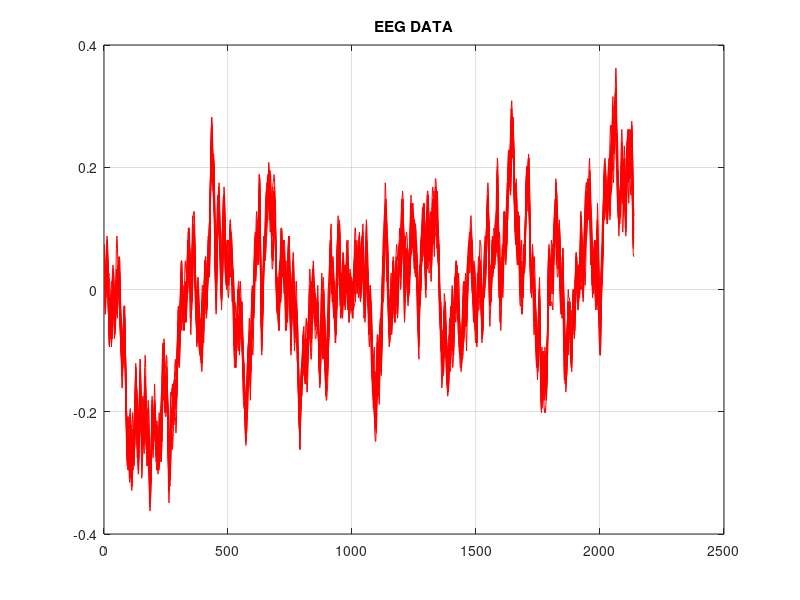
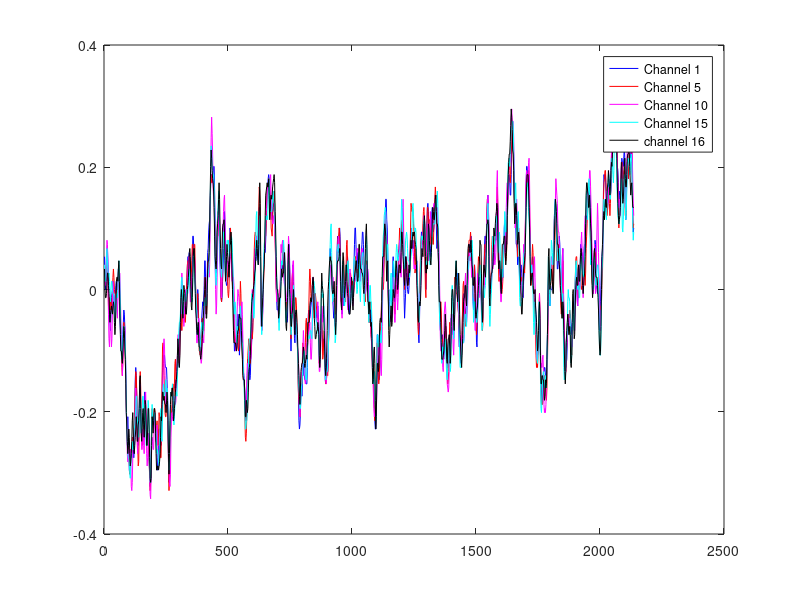
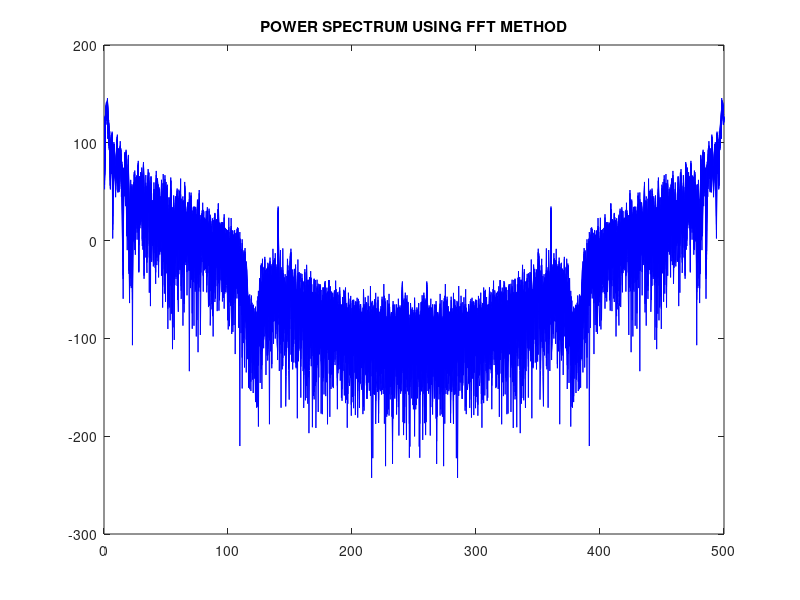

The MATLAB script that drew these images, in order: (Note: this script raises an error after producing the figures.)
%part-1
clc
clear all
close all
load EEG1_1c31;% loading data
Ts=2;% sampling period
Fs=500;%sampling frequency
[N,nu]=size(data);%obtain size of data
t=(1:N)*Ts;%generates time vector
h=figure
plot(t,data,'r');% plot of 16 channels together
title('EEG DATA')
grid on
h1=figure
plot(t,data(:,1), 'b-')
figure(h1);hold on
plot(t,data(:,5),  'r-')
figure(h1);hold on
plot(t,data(:,10), 'm-')
figure(h1);hold on
plot(t,data(:,15), 'c-')
figure(h1);hold on
plot(t,data(:,16), 'k-')
legend('Channel 1', 'Channel 5', 'Channel 10', 'Channel 15','channel 16');

% part-2
y=fft(data);% fft of data
ps1=abs(y).^2;% power spectrum using fft
freq=(1:N)*Fs/N;%frequency vector
h2=figure
plot(freq,20*log(ps1),'b')
title('POWER SPECTRUM USING FFT METHOD')
[ps2,freq]=pwelch(data,chebwin(128,100),[],N,Fs);% plotting half of the power spectrum with 50% overlap and chebwin window of length 128
h3=figure 
plot(freq,10*log10(ps2),'r')
title('POWER SPECTRUM USING PWELCH METHOD')


% part-5
%SPECTROGRAM of channel 1
[S1,F,T] = spectrogram(data(:,1),chebwin(128,100),0,Fs);
S1=abs(S1);
h5=figure;
mesh(T,F,S1);
xlabel('Time (sec)','FontSize',14);
ylabel('Frequency (Hz)','FontSize',14);
zlabel('S1','FontSize',14);
h6=figure;
contour(T,F,S1);
xlabel('Time (sec)');
ylabel('Frequency (Hz)');
title('channel 1');


% spectrogram of channel 10
[S10,F,T] = spectrogram(data(:,10),chebwin(128,100),0,Fs);
S10=abs(S10);
h7=figure;
mesh(T,F,S10);
xlabel('Time (sec)','FontSize',14);
ylabel('Frequency (Hz)','FontSize',14);
zlabel('S10','FontSize',14);
h8=figure;
contour(T,F,S10);
xlabel('Time (sec)');
ylabel('Frequency (Hz)');
title('channel 10');


% part -3

% NOTE: filters designed using FDA tool box
% because of zero padding more points are observed
%DELTA

Fs = 500;  % Sampling Frequency
Fpass = 0;               % Passband Frequency
Fstop = 4;               % Stopband Frequency
Dpass = 0.057501127785;  % Passband Ripple
Dstop = 0.0001;          % Stopband Attenuation
dens  = 20;              % Density Factor
% Calculate the order from the parameters using FIRPMORD.
[N, Fo, Ao, W] = firpmord([Fpass, Fstop]/(Fs/2), [1 0], [Dpass, Dstop]);
% Calculate the coefficients using the FIRPM function.
b1 = firpm(N, Fo, Ao, W, {dens});
Hd1 = dfilt.dffir(b1);
x1=filter(Hd1,data);
h9=figure
plot(t,x1,'r')
title('waveform for DELTA band')
%frequency spectrum of DELTA
L=10;
Fs=500;
NFFT = 2^nextpow2(L); % Next power of 2 from length of x1
Y1 = fft(x1,NFFT)/L;
f = Fs/2*linspace(0,1,NFFT/2);
% Plot single-sided amplitude spectrum
h10=figure
plot(f,2*abs(Y1(1:NFFT/2))) 
title('Single-Sided Amplitude Spectrum of DELTA x1(t)')
xlabel('Frequency (Hz)')
ylabel('|Y1(f)|')




%THETA- BAND PASS FILTER (4-7)

Fs = 500;  % Sampling Frequency
Fstop1 = 3.5;             % First Stopband Frequency
Fpass1 = 4;               % First Passband Frequency
Fpass2 = 7;               % Second Passband Frequency
Fstop2 = 7.5;             % Second Stopband Frequency
Dstop1 = 0.001;           % First Stopband Attenuation
Dpass  = 0.057501127785;  % Passband Ripple
Dstop2 = 0.0001;          % Second Stopband Attenuation
dens   = 20;              % Density Factor

% Calculate the order from the parameters using FIRPMORD.
[N, Fo, Ao, W] = firpmord([Fstop1 Fpass1 Fpass2 Fstop2]/(Fs/2), [0 1 ...
                          0], [Dstop1 Dpass Dstop2]);
% Calculate the coefficients using the FIRPM function.
b2 = firpm(N, Fo, Ao, W, {dens});
Hd2 = dfilt.dffir(b2);
x2=filter(Hd2,data);
h11=figure
plot(t,x2,'r')
title('waveform for THETA band')
%FREQUENCY SPECTRUM OF THETA 
L=10;
Fs=500;
NFFT = 2^nextpow2(L); % Next power of 2 from length of x2
Y2 = fft(x2,NFFT)/L;
f = Fs/2*linspace(0,1,NFFT/2);
% Plot single-sided amplitude spectrum THETA 
h12=figure
plot(f,2*abs(Y2(1:NFFT/2))) 
title('Single-Sided Amplitude Spectrum of THETA x2(t)')
xlabel('Frequency (Hz)')
ylabel('|Y2(f)|')



%ALPHA BAND PASS FILTER (8-12)

Fs = 500;  % Sampling Frequency
Fstop1 = 7.5;             % First Stopband Frequency
Fpass1 = 8;               % First Passband Frequency
Fpass2 = 12;              % Second Passband Frequency
Fstop2 = 12.5;            % Second Stopband Frequency
Dstop1 = 0.0001;          % First Stopband Attenuation
Dpass  = 0.057501127785;  % Passband Ripple
Dstop2 = 0.0001;          % Second Stopband Attenuation
dens   = 20;              % Density Factor

% Calculate the order from the parameters using FIRPMORD.
[N, Fo, Ao, W] = firpmord([Fstop1 Fpass1 Fpass2 Fstop2]/(Fs/2), [0 1 ...
                          0], [Dstop1 Dpass Dstop2]);
% Calculate the coefficients using the FIRPM function.
b3  = firpm(N, Fo, Ao, W, {dens});
Hd3 = dfilt.dffir(b3);
x3=filter(Hd3,data);
h13=figure
plot(t,x3,'r')
title('waveform for ALPHA band')
%FREQUENCY SPECTRUM OF ALPHA BAND
L=10;
Fs=500;
NFFT = 2^nextpow2(L); % Next power of 2 from length of x3
Y3 = fft(x3,NFFT)/L;
f = Fs/2*linspace(0,1,NFFT/2);
% Plot single-sided amplitude spectrum ALPHA
h14=figure
plot(f,2*abs(Y3(1:NFFT/2))) 
title('Single-Sided Amplitude Spectrum of ALPHA x3(t)')
xlabel('Frequency (Hz)')
ylabel('|Y3(f)|')


%BETA  BAND PASS FILTER (12-30)

Fs = 500;  % Sampling Frequency

Fstop1 = 11.5;            % First Stopband Frequency
Fpass1 = 12;              % First Passband Frequency
Fpass2 = 30;              % Second Passband Frequency
Fstop2 = 30.5;            % Second Stopband Frequency
Dstop1 = 0.0001;          % First Stopband Attenuation
Dpass  = 0.057501127785;  % Passband Ripple
Dstop2 = 0.0001;          % Second Stopband Attenuation
dens   = 20;              % Density Factor

% Calculate the order from the parameters using FIRPMORD.
[N, Fo, Ao, W] = firpmord([Fstop1 Fpass1 Fpass2 Fstop2]/(Fs/2), [0 1 ...
                          0], [Dstop1 Dpass Dstop2]);

% Calculate the coefficients using the FIRPM function
b4   = firpm(N, Fo, Ao, W, {dens});
Hd4 = dfilt.dffir(b4);
x4=filter(Hd4,data);
h15=figure
plot(t,x4,'r')
title('waveform for BETA band')
%Frequency spectrum of BETA band
L=10;
Fs=500;
NFFT = 2^nextpow2(L); % Next power of 2 from length of x4
Y4 = fft(x4,NFFT)/L;
f = Fs/2*linspace(0,1,NFFT/2);
% Plot single-sided amplitude spectrum BETA
h16=figure
plot(f,2*abs(Y4(1:NFFT/2))) 
title('Single-Sided Amplitude Spectrum of BETA x4(t)')
xlabel('Frequency (Hz)')
ylabel('|Y4(f)|')
















